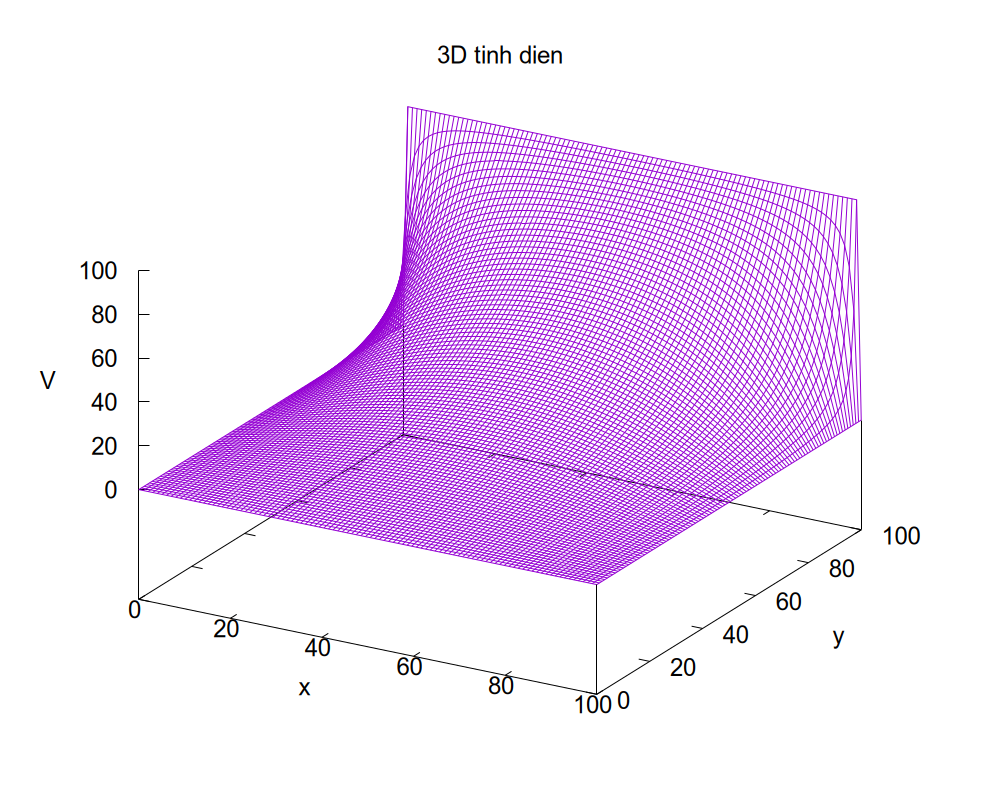

This figure's gnuplot source:
set terminal pngcairo size 1000,800 enhanced font "Arial,18"
set output "bai1_gs_3D.png"

set title "3D tinh dien"
set xlabel "x"
set ylabel "y"
set zlabel "V"

filename = "../bai1_gs_result.txt"

sp filename using 1:2:3 w l notitle
